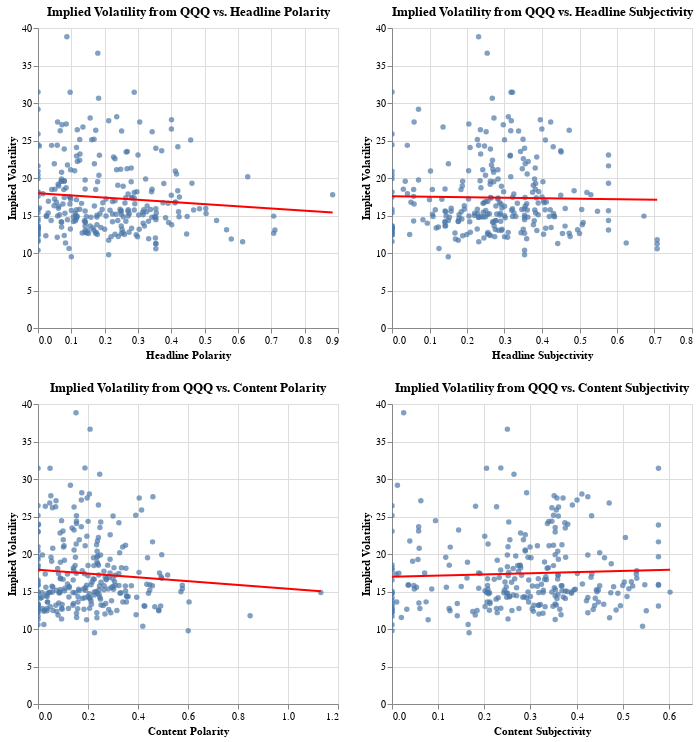

The notebook cell this image was saved under:
### Markdown cell above
## Now, we look at the IV data from QQQ and tech news

### Code cell
# We fist plot the data
chart1 = alt.Chart(merged2).mark_circle().encode(
    x = alt.X('Headline Polarity'),
    y = alt.Y('IV30', title = 'Implied Volatility'),
    tooltip = ['IV30', 'Headline Polarity']
).properties(title = 'Implied Volatility from QQQ vs. Headline Polarity').interactive()

chart1 = chart1 + chart1.transform_regression("Headline Polarity", "IV30", method="linear").mark_line(color = "red")

chart2 = alt.Chart(merged2).mark_circle().encode(
    x = alt.X('Headline Subjectivity'),
    y = alt.Y('IV30', title = 'Implied Volatility'),
    tooltip = ['IV30', 'Headline Subjectivity']
).properties(title = 'Implied Volatility from QQQ vs. Headline Subjectivity').interactive()

chart2 = chart2 + chart2.transform_regression("Headline Subjectivity", "IV30", method="linear").mark_line(color = "red")

chart3 = alt.Chart(merged2).mark_circle().encode(
    x = alt.X('Content Polarity'),
    y = alt.Y('IV30', title = 'Implied Volatility'),
    tooltip = ['IV30', 'Content Polarity']
).properties(title = 'Implied Volatility from QQQ vs. Content Polarity').interactive()

chart3 = chart3 + chart3.transform_regression("Content Polarity", "IV30", method="linear").mark_line(color = "red")

chart4 = alt.Chart(merged2).mark_circle().encode(
    x = alt.X('Content Subjectivity'),
    y = alt.Y('IV30', title = 'Implied Volatility'),
    tooltip = ['IV30', 'Content Subjectivity']
).properties(title = 'Implied Volatility from QQQ vs. Content Subjectivity').interactive()

chart4 = chart4 + chart4.transform_regression("Content Subjectivity", "IV30", method="linear").mark_line(color = "red")

(chart1 & chart3) | (chart2 & chart4)

### Figure 1 — Vega-Lite specification as saved in the notebook (floating-point values rounded to 4 significant figures; data arrays with more than 128 entries replaced by an {"elided": "..."} marker saying what was removed)
{"config": {"view": {"continuousWidth": 300, "continuousHeight": 300}}, "hconcat": [{"vconcat": [{"layer": [{"mark": {"type": "circle"}, "encoding": {"tooltip": [{"field": "IV30", "type": "quantitative"}, {"field": "Headline Polarity", "type": "quantitative"}], "x": {"field": "Headline Polarity", "type": "quantitative"}, "y": {"field": "IV30", "title": "Implied Volatility", "type": "quantitative"}}, "name": "view_227", "title": "Implied Volatility from QQQ vs. Headline Polarity"}, {"mark": {"type": "line", "color": "red"}, "encoding": {"tooltip": [{"field": "IV30", "type": "quantitative"}, {"field": "Headline Polarity", "type": "quantitative"}], "x": {"field": "Headline Polarity", "type": "quantitative"}, "y": {"field": "IV30", "title": "Implied Volatility", "type": "quantitative"}}, "title": "Implied Volatility from QQQ vs. Headline Polarity", "transform": [{"on": "Headline Polarity", "regression": "IV30", "method": "linear"}]}]}, {"layer": [{"mark": {"type": "circle"}, "encoding": {"tooltip": [{"field": "IV30", "type": "quantitative"}, {"field": "Content Polarity", "type": "quantitative"}], "x": {"field": "Content Polarity", "type": "quantitative"}, "y": {"field": "IV30", "title": "Implied Volatility", "type": "quantitative"}}, "name": "view_229", "title": "Implied Volatility from QQQ vs. Content Polarity"}, {"mark": {"type": "line", "color": "red"}, "encoding": {"tooltip": [{"field": "IV30", "type": "quantitative"}, {"field": "Content Polarity", "type": "quantitative"}], "x": {"field": "Content Polarity", "type": "quantitative"}, "y": {"field": "IV30", "title": "Implied Volatility", "type": "quantitative"}}, "title": "Implied Volatility from QQQ vs. Content Polarity", "transform": [{"on": "Content Polarity", "regression": "IV30", "method": "linear"}]}]}]}, {"vconcat": [{"layer": [{"mark": {"type": "circle"}, "encoding": {"tooltip": [{"field": "IV30", "type": "quantitative"}, {"field": "Headline Subjectivity", "type": "quantitative"}], "x": {"field": "Headline Subjectivity", "type": "quantitative"}, "y": {"field": "IV30", "title": "Implied Volatility", "type": "quantitative"}}, "name": "view_228", "title": "Implied Volatility from QQQ vs. Headline Subjectivity"}, {"mark": {"type": "line", "color": "red"}, "encoding": {"tooltip": [{"field": "IV30", "type": "quantitative"}, {"field": "Headline Subjectivity", "type": "quantitative"}], "x": {"field": "Headline Subjectivity", "type": "quantitative"}, "y": {"field": "IV30", "title": "Implied Volatility", "type": "quantitative"}}, "title": "Implied Volatility from QQQ vs. Headline Subjectivity", "transform": [{"on": "Headline Subjectivity", "regression": "IV30", "method": "linear"}]}]}, {"layer": [{"mark": {"type": "circle"}, "encoding": {"tooltip": [{"field": "IV30", "type": "quantitative"}, {"field": "Content Subjectivity", "type": "quantitative"}], "x": {"field": "Content Subjectivity", "type": "quantitative"}, "y": {"field": "IV30", "title": "Implied Volatility", "type": "quantitative"}}, "name": "view_230", "title": "Implied Volatility from QQQ vs. Content Subjectivity"}, {"mark": {"type": "line", "color": "red"}, "encoding": {"tooltip": [{"field": "IV30", "type": "quantitative"}, {"field": "Content Subjectivity", "type": "quantitative"}], "x": {"field": "Content Subjectivity", "type": "quantitative"}, "y": {"field": "IV30", "title": "Implied Volatility", "type": "quantitative"}}, "title": "Implied Volatility from QQQ vs. Content Subjectivity", "transform": [{"on": "Content Subjectivity", "regression": "IV30", "method": "linear"}]}]}]}], "data": {"name": "data-ecda55eca5fd7fe68d141cb520cb6fb2"}, "params": [{"name": "param_228", "select": {"type": "interval", "encodings": ["x", "y"]}, "bind": "scales", "views": ["view_227"]}, {"name": "param_230", "select": {"type": "interval", "encodings": ["x", "y"]}, "bind": "scales", "views": ["view_229"]}, {"name": "param_229", "select": {"type": "interval", "encodings": ["x", "y"]}, "bind": "scales", "views": ["view_228"]}, {"name": "param_231", "select": {"type": "interval", "encodings": ["x", "y"]}, "bind": "scales", "views": ["view_230"]}], "$schema": "https://vega.github.io/schema/vega-lite/v5.8.0.json", "datasets": {"data-ecda55eca5fd7fe68d141cb520cb6fb2": {"elided": "271 records"}}}
